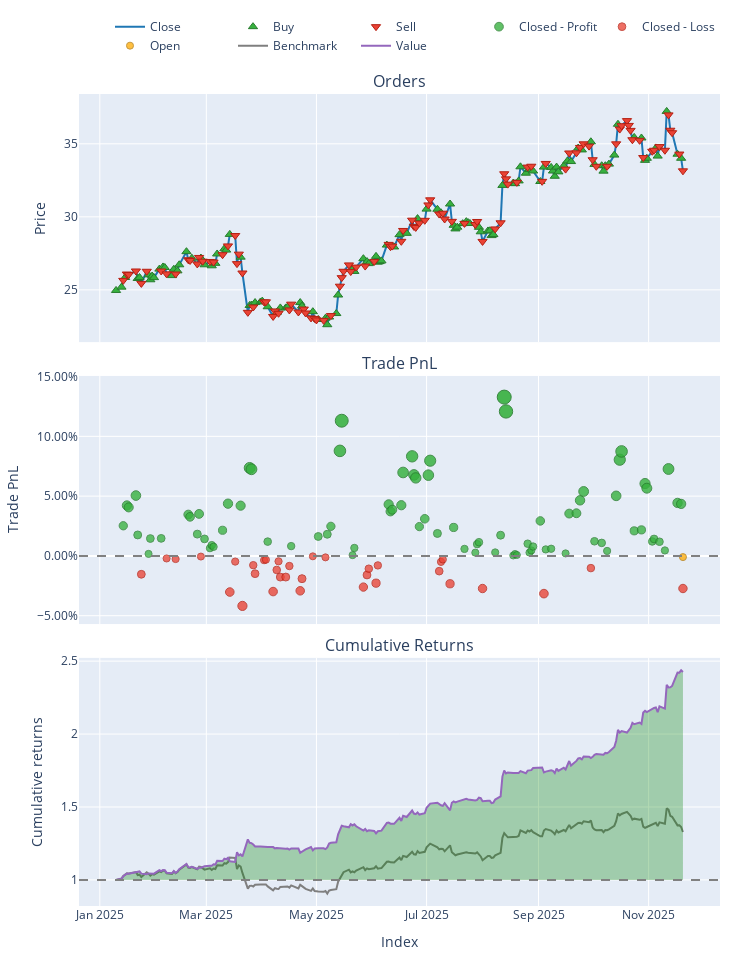

Here is the notebook cell this chart was saved with:
### Markdown cell above
## V2.2 - SAC

### Code cell
# 2. Load Data
try:
    # ensuring your path is correct
    data = pd.read_csv('data/processed/CWCO_processed_2022.csv')
    if 'Date' in data.columns:
        data['Date'] = pd.to_datetime(data['Date'])
        data.set_index('Date', inplace=True)
    print("Data loaded successfully.")
except FileNotFoundError:
    print("Error: Data file not found. Check path.")
    sys.exit()

# 3. Split Train/Test
split_idx = int(len(data) * 0.7)
train_df = data.iloc[:split_idx]
test_df = data.iloc[split_idx:]

# --- TRAINING PHASE ---
print("Training SAC Agent...")

# Initialize Trainer (Pass config if needed, or defaults)
trainer = ModelTrainerRL(config['reinforcement_learning'])
env_params = config['reinforcement_learning']['environment']

# Create Training Environment
env_train = TradingEnvRL(
    train_df, 
    initial_balance=env_params.get('initial_balance', 10000),
    commission=env_params.get('commission', 0.001),
    lookback_window=env_params.get('lookback_window', 30),
    reward_func='profit'
)

# Train and Save
# This automatically handles the VecNormalize wrapper creation
result = trainer.train_sac(env_train) 

# IMPORTANT: Save the model and the normalization stats to disk
# We will reload them for the test phase to ensure consistency
save_path = "models/"
trainer.save_models(save_path)
print("Training Complete. Models saved.")

# --- INFERENCE PHASE (UPDATED) ---
print("Generating Agent Predictions on Test Data...")

# 1. Load the Trained Model
model = SAC.load(os.path.join(save_path, "sac_model"))

# 2. Create the Test Environment
# Must have the same observation space (columns) as training
env_test = TradingEnvRL(
    test_df, 
    initial_balance=env_params.get('initial_balance', 100000),
    commission=env_params.get('commission', 0.001),
    lookback_window=env_params.get('lookback_window', 30),
    reward_func='profit' 
)

# 3. Wrap it in DummyVecEnv (Required for SB3)
vec_env_test = DummyVecEnv([lambda: env_test])

# 4. Load Normalization Statistics
# This applies the Training Mean/Variance to the Test Data (Crucial!)
norm_path = os.path.join(save_path, "sac_vecnormalize.pkl")
if os.path.exists(norm_path):
    vec_env_test = VecNormalize.load(norm_path, vec_env_test)
    vec_env_test.training = False     # Do not update stats on test data
    vec_env_test.norm_reward = False  # Do not normalize rewards for testing
else:
    print("WARNING: Normalization stats not found. Model predictions may be garbage.")

# 5. Run Inference Loop
obs = vec_env_test.reset()
done = [False]  # VecEnv returns done as a list/array
actions = []

while not done[0]:
    # Predict action (obs is now correctly scaled)
    action, _ = model.predict(obs, deterministic=True)
    actions.append(action[0]) # Extract single action
    
    # Step the environment
    obs, _, done, _ = vec_env_test.step(action)

print(f"Generated {len(actions)} actions.")


# --- BACKTESTING PHASE ---
print("Running Backtest...")

backtester = PortfolioBacktesterRL(env_params) 

# Note: 'actions' corresponds to the period [lookback_window : end]
# Ensure your backtester handles this alignment. 
# Usually, passing the full price_data and the lookback_window allows 
# the backtester to slice the prices correctly to match the actions.
portfolio = backtester.run_backtest(
    price_data=test_df['close'], 
    predicted_weights=np.array(actions).flatten(),
    lookback_window=env_params.get('lookback_window', 30)
)

comparison = backtester.compare_with_buy_and_hold_rl()

# Show Metrics
metrics = backtester.get_performance_metrics()
print("\n--- Strategy Performance ---")
for k, v in metrics.items():
    print(f"{k}: {v:.4f}")
    
# Plot
portfolio.plot().show()
